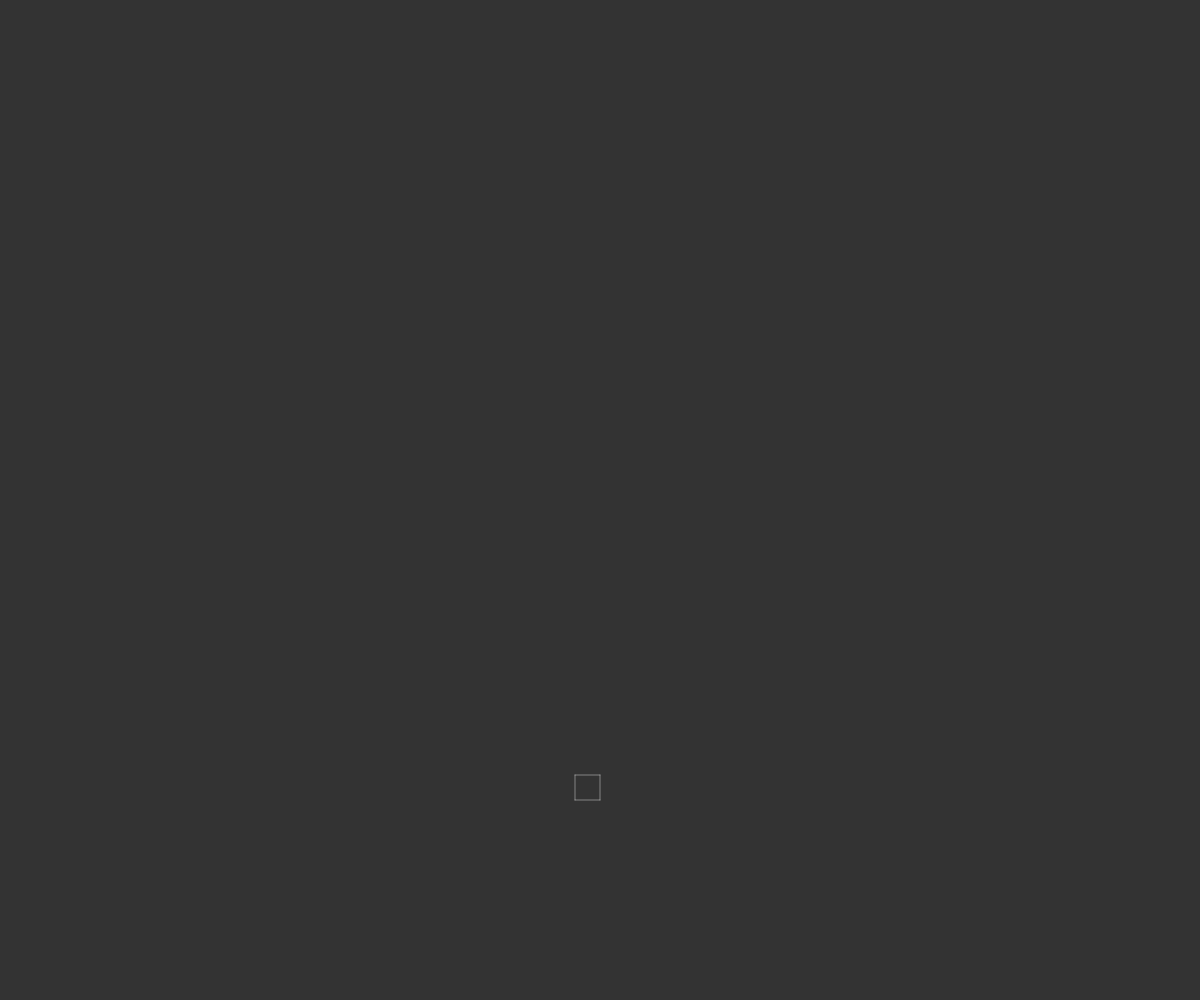
Frame 1 (no input)
Frame 60 (no input): identical to frame 1, image omitted
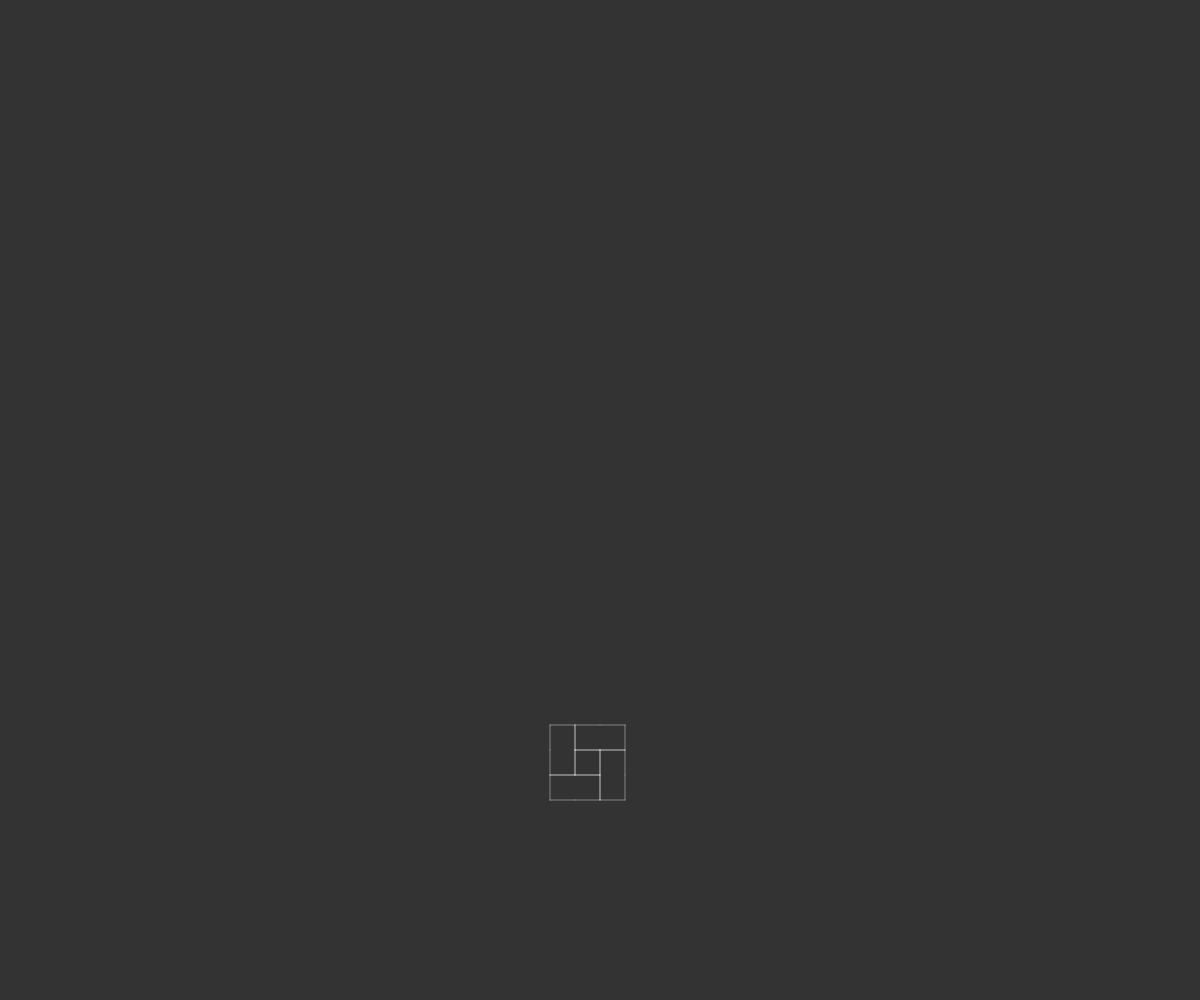
Frame 120 (the mouse pressed at the canvas centre since frame 60)

The p5.js sketch that drew these frames (run headless with seeded random() and noise() and a simulated clock; from frame 60 on, the mouse is pressed at the canvas centre):

// p5.js sketch
// ── sketch.js

/*//flowerBouquet
let axiom = 'F-F-F-F';
let sentence = axiom;
let rules = [];
rules[0] = {
    a: "F",
    b: "FF-F-F-F-F-F+F"
};
*/

/*
//tablecloth
let axiom = 'F-F-F-F';
let sentence = axiom;
let rules = [];
rules[0] = {
    a: "F",
    b: "FF-F-F-F-FF"
};

*/

//weird
let axiom = 'F-F-F-F';
let sentence = axiom;
let rules = [];
rules[0] = {
    a: "F",
    b: "FF-F+F-F-FF"
};


let len =25,
    angle;

function setup() {
    createCanvas(windowWidth, windowHeight);

    background(51);
    angle = radians(90);

    turtle();
}

function mousePressed() {
    generate();
}

function generate() {
    //len *= 0.5;
    var nextSentence = '';
    for (let i = 0; i < sentence.length; i++) {
        let found = false;
        var current = sentence.charAt(i);
        for (let j = 0; j < rules.length; j++) {
            if (current == rules[j].a) {
                found = true;
                nextSentence += rules[j].b;
                break;
            }
        }
        if (!found) nextSentence += current;
    }
    sentence = nextSentence;

    turtle();
}

function turtle() {
    resetMatrix();
    translate(width/2,height/2+300);

    background(51);
    stroke(255, 100);

    for (let i = 0; i < sentence.length; i++) {
        let current = sentence.charAt(i);
        if (current == 'F') {

            line(0, 0, 0, -len);
            translate(0, -len);
        } else if (current == 'f') translate(0, -len);
        else if (current == '+') rotate(angle);
        else if (current == '-') rotate(-angle);
        else if (current == '[') push();
        else if (current == ']') pop();

    }
}

function draw() {

}
